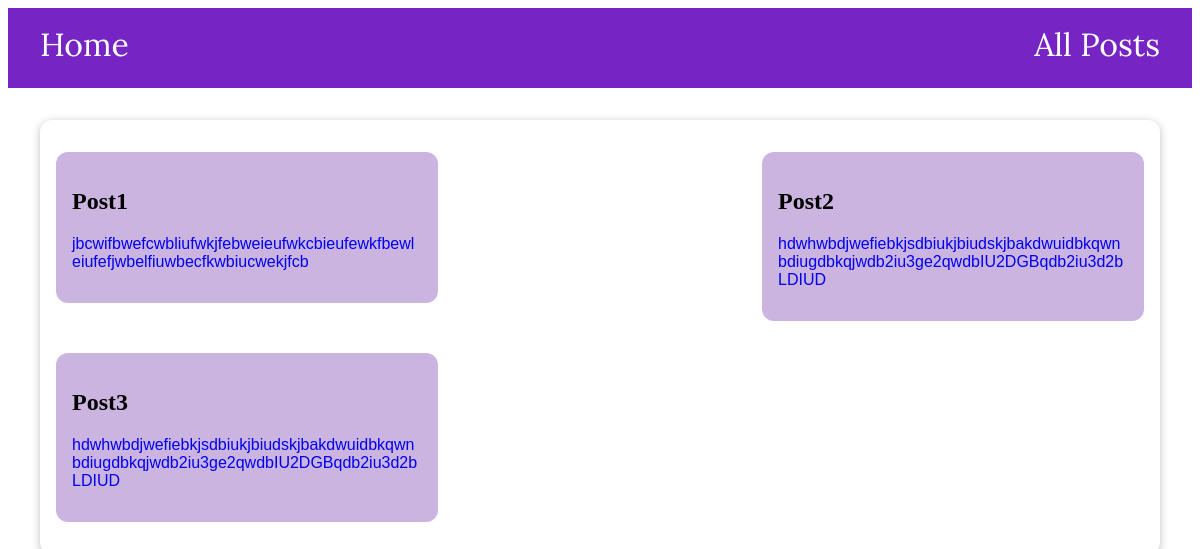
The page /posts on the database its author committed.
### blog/models.py (models this page shows, shortened)
class Post(models.Model):
    title=models.CharField(max_length=50)
    excerpt=models.CharField(max_length=200)
    date=models.DateField(auto_now=True)
    slug=models.SlugField(unique=True)
    content=models.TextField(null=True)
    author=models.ForeignKey(Author,on_delete=models.SET_NULL,null=True)

### blog/views.py (the view)
# urls.py: path('posts',Posts.as_view(),name='all-posts'),
class Posts(ListView):
    template_name="blog/posts.html"
    model=Post
    context_object_name='posts'
    ordering=["-date"]

### blog/templates/blog/posts.html (shortened to what this page needs)
{% extends 'base.html' %}
{% load static %}
{% block css_files %}
<link rel="stylesheet" href="{% static 'blog/posts.css' %}">
{% endblock  %}
{% block content %}
<section id='container'>
{% for post in posts %}
<a href='{% url 'single-post' post.slug %}'>
<div class='items'>
<h2>{{post.title}}</h2>
<p>{{post.excerpt}}</p>
</div>
</a>
{% endfor %}
</section>
{% endblock  %}

### blog/static/blog/posts.css (style rules this page uses)
#container { display: flex; flex-direction: row; flex-wrap: wrap; justify-content: space-between; padding: 1rem; border-radius: 12px; box-shadow: 0 2px 8px rgb(0,0,0,0.26); margin: 2rem; height: 100%; }
a { text-decoration: none; }
.items { width:350px; margin: 1rem auto; padding: 1rem; background-color: rgb(203, 180, 223); border-radius: 12px; }
.items h2 { color: black; font-family: 'Times New Roman', Times, serif; }
.items p { font-family: sans-serif; word-break: break-word; }

### rows shown on the page
Post: title "Post1", excerpt "jbcwifbwefcwbliufwkjfebweieufwkcbieufewkfbewleiufefjwbelfiuwbecfkwbiucwekjfcb"
Post: title "Post2", excerpt "hdwhwbdjwefiebkjsdbiukjbiudskjbakdwuidbkqwnbdiugdbkqjwdb2iu3ge2qwdbIU2DGBqdb2iu3d2bLDIUD"
Post: title "Post3", excerpt "hdwhwbdjwefiebkjsdbiukjbiudskjbakdwuidbkqwnbdiugdbkqjwdb2iu3ge2qwdbIU2DGBqdb2iu3d2bLDIUD"
